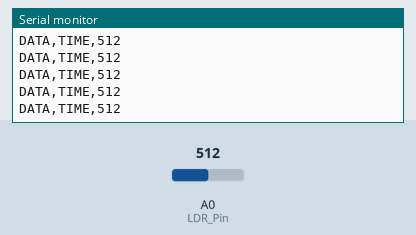
This sketch was run on a simulated Arduino Uno, built with avr-gcc and run on an emulated ATmega328P. On the bench: the last lines printed to the serial monitor. Inputs (shaded band) come from the test bench; at power-on: A0 (LDR_Pin) = 512.

Above: at 1.2 s.
1.3 s: A0 (LDR_Pin) set to 716
At 1.31 s:
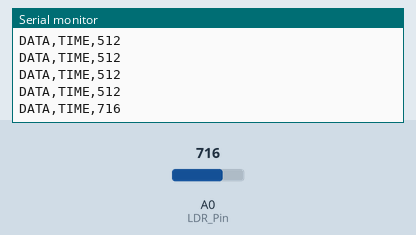
2.8 s: A0 (LDR_Pin) set to 900
At 2.82 s:
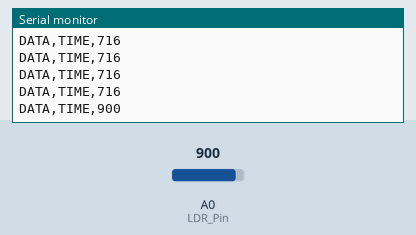
Timing chart, 0 to 5.8 s (numbered marks = the images above; inputs shaded):
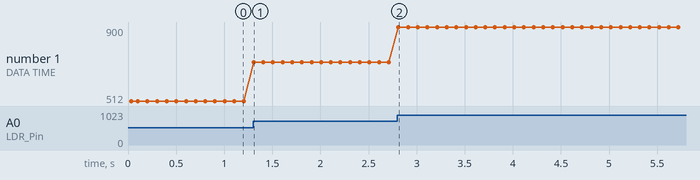

Measured:
- after the input at 1.3 s, the serial monitor: prints a new line at once (image 1)
- after the input at 2.8 s, the serial monitor: prints a new line at once (image 2)
- plotted number 1: 512 → 716 after the input at 1.3 s, 716 → 900 after the input at 2.8 s

The sketch:

LDR_WITH_SPREAD_SHEET.ino
```cpp
int LDR_Pin = A0;
int row = 0;
void setup() {
  Serial.begin(9600); // opens serial port, sets data rate to 9600 bps
  Serial.println("CLEARDATA");
  Serial.println("LABEL,Time,LDR_Read");
}

void loop() {
  int LDRReading = analogRead(LDR_Pin);
  Serial.print("DATA,TIME,");Serial.println(LDRReading);
  row++;
  LDRReading++;

  delay(100);
}
```
